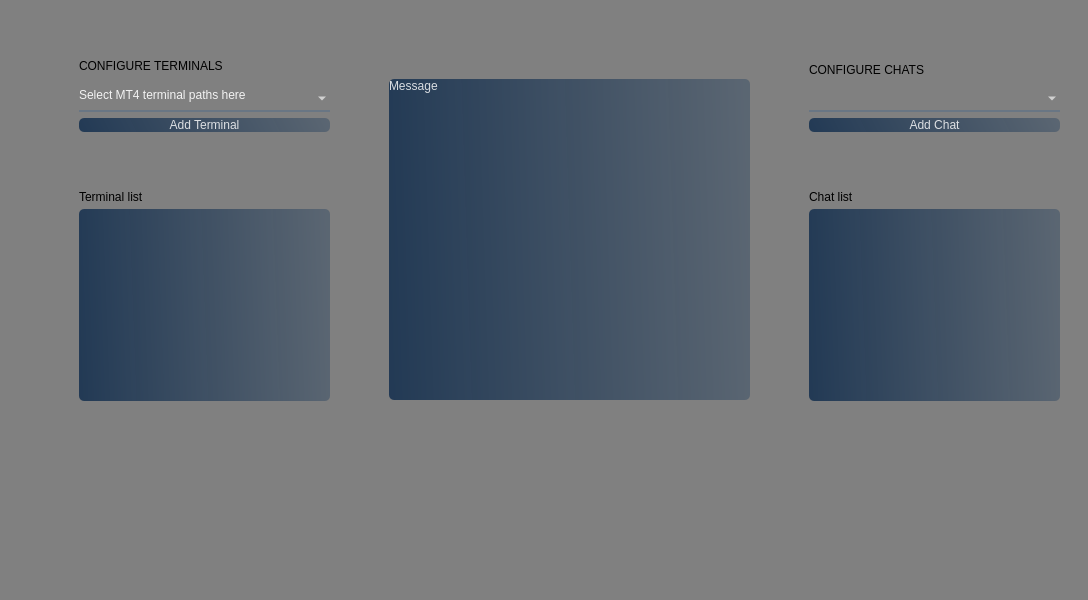
<?xml version="1.0" encoding="UTF-8"?>
<ui version="4.0">
 <class>MainWindow</class>
 <widget class="QMainWindow" name="MainWindow">
  <property name="geometry">
   <rect>
    <x>0</x>
    <y>0</y>
    <width>1088</width>
    <height>600</height>
   </rect>
  </property>
  <property name="windowTitle">
   <string>MainWindow</string>
  </property>
  <property name="styleSheet">
   <string notr="true">background-color:gray;</string>
  </property>
  <widget class="QWidget" name="centralwidget">
   <layout class="QHBoxLayout" name="horizontalLayout">
    <item>
     <widget class="QStackedWidget" name="stackedWidget">
      <property name="layoutDirection">
       <enum>Qt::LeftToRight</enum>
      </property>
      <property name="autoFillBackground">
       <bool>false</bool>
      </property>
      <property name="styleSheet">
       <string notr="true"/>
      </property>
      <property name="currentIndex">
       <number>2</number>
      </property>
      <widget class="QWidget" name="page">
       <widget class="QWidget" name="layoutWidget">
        <property name="geometry">
         <rect>
          <x>320</x>
          <y>140</y>
          <width>181</width>
          <height>251</height>
         </rect>
        </property>
        <layout class="QVBoxLayout" name="verticalLayout">
         <item>
          <widget class="QLineEdit" name="backend_username">
           <property name="styleSheet">
            <string notr="true">background-color:rgba(0, 0, 0, 0);
border:none;
border-bottom:2px solid rgba(105, 118, 132, 255);
color:rgba(255, 255, 255, 230);
padding-bottom:7px;</string>
           </property>
           <property name="placeholderText">
            <string>Username</string>
           </property>
          </widget>
         </item>
         <item>
          <widget class="QLineEdit" name="backend_password">
           <property name="styleSheet">
            <string notr="true">background-color:rgba(0, 0, 0, 0);
border:none;
border-bottom:2px solid rgba(105, 118, 132, 255);
color:rgba(255, 255, 255, 230);
padding-bottom:7px;</string>
           </property>
           <property name="placeholderText">
            <string>Password</string>
           </property>
          </widget>
         </item>
         <item>
          <widget class="QPushButton" name="backend_login">
           <property name="styleSheet">
            <string notr="true">background-color: qlineargradient(spread:pad, x1:0, y1:0.505682, x2:1, y2:0.477, stop:0 rgba(20, 47, 78, 219), stop:1 rgba(85, 98, 112, 226));color:rgba(255, 255, 255, 210);border-radius:5px;</string>
           </property>
           <property name="text">
            <string>Login</string>
           </property>
          </widget>
         </item>
        </layout>
       </widget>
      </widget>
      <widget class="QWidget" name="page_2">
       <widget class="QWidget" name="layoutWidget">
        <property name="geometry">
         <rect>
          <x>290</x>
          <y>120</y>
          <width>211</width>
          <height>291</height>
         </rect>
        </property>
        <layout class="QVBoxLayout" name="verticalLayout_2">
         <item>
          <widget class="QLineEdit" name="tg_phone">
           <property name="styleSheet">
            <string notr="true">background-color:rgba(0, 0, 0, 0);
border:none;
border-bottom:2px solid rgba(105, 118, 132, 255);
color:rgba(255, 255, 255, 230);
padding-bottom:7px;</string>
           </property>
           <property name="placeholderText">
            <string>Telegram number (+XYZ...)</string>
           </property>
          </widget>
         </item>
         <item>
          <widget class="QLineEdit" name="tg_password">
           <property name="styleSheet">
            <string notr="true">background-color:rgba(0, 0, 0, 0);
border:none;
border-bottom:2px solid rgba(105, 118, 132, 255);
color:rgba(255, 255, 255, 230);
padding-bottom:7px;</string>
           </property>
           <property name="placeholderText">
            <string>Password (if none, leave empty)</string>
           </property>
          </widget>
         </item>
         <item>
          <widget class="QPushButton" name="tg_code_request">
           <property name="styleSheet">
            <string notr="true">background-color: qlineargradient(spread:pad, x1:0, y1:0.505682, x2:1, y2:0.477, stop:0 rgba(20, 47, 78, 219), stop:1 rgba(85, 98, 112, 226));color:rgba(255, 255, 255, 210);border-radius:5px;</string>
           </property>
           <property name="text">
            <string>Request code</string>
           </property>
          </widget>
         </item>
         <item>
          <widget class="QLineEdit" name="tg_code">
           <property name="styleSheet">
            <string notr="true">background-color:rgba(0, 0, 0, 0);
border:none;
border-bottom:2px solid rgba(105, 118, 132, 255);
color:rgba(255, 255, 255, 230);
padding-bottom:7px;</string>
           </property>
           <property name="placeholderText">
            <string>Enter code</string>
           </property>
          </widget>
         </item>
         <item>
          <widget class="QPushButton" name="tg_login">
           <property name="styleSheet">
            <string notr="true">background-color: qlineargradient(spread:pad, x1:0, y1:0.505682, x2:1, y2:0.477, stop:0 rgba(20, 47, 78, 219), stop:1 rgba(85, 98, 112, 226));color:rgba(255, 255, 255, 210);border-radius:5px;</string>
           </property>
           <property name="text">
            <string>Connect to Telegram</string>
           </property>
          </widget>
         </item>
        </layout>
       </widget>
      </widget>
      <widget class="QWidget" name="page_3">
       <widget class="QListWidget" name="terminalList">
        <property name="geometry">
         <rect>
          <x>70</x>
          <y>200</y>
          <width>251</width>
          <height>192</height>
         </rect>
        </property>
        <property name="styleSheet">
         <string notr="true">background-color: qlineargradient(spread:pad, x1:0, y1:0.505682, x2:1, y2:0.477, stop:0 rgba(20, 47, 78, 219), stop:1 rgba(85, 98, 112, 226));color:rgba(255, 255, 255, 210);border-radius:5px;</string>
        </property>
       </widget>
       <widget class="QListWidget" name="chatList">
        <property name="geometry">
         <rect>
          <x>800</x>
          <y>200</y>
          <width>251</width>
          <height>192</height>
         </rect>
        </property>
        <property name="styleSheet">
         <string notr="true">background-color: qlineargradient(spread:pad, x1:0, y1:0.505682, x2:1, y2:0.477, stop:0 rgba(20, 47, 78, 219), stop:1 rgba(85, 98, 112, 226));color:rgba(255, 255, 255, 210);border-radius:5px;</string>
        </property>
       </widget>
       <widget class="QLabel" name="signalText">
        <property name="geometry">
         <rect>
          <x>380</x>
          <y>70</y>
          <width>361</width>
          <height>321</height>
         </rect>
        </property>
        <property name="styleSheet">
         <string notr="true">background-color: qlineargradient(spread:pad, x1:0, y1:0.505682, x2:1, y2:0.477, stop:0 rgba(20, 47, 78, 219), stop:1 rgba(85, 98, 112, 226));color:rgba(255, 255, 255, 210);border-radius:5px;</string>
        </property>
        <property name="text">
         <string>Message</string>
        </property>
        <property name="alignment">
         <set>Qt::AlignLeading|Qt::AlignLeft|Qt::AlignTop</set>
        </property>
       </widget>
       <widget class="QWidget" name="layoutWidget">
        <property name="geometry">
         <rect>
          <x>70</x>
          <y>50</y>
          <width>251</width>
          <height>73</height>
         </rect>
        </property>
        <layout class="QVBoxLayout" name="verticalLayout_3">
         <item>
          <widget class="QLabel" name="label">
           <property name="text">
            <string>CONFIGURE TERMINALS</string>
           </property>
           <property name="alignment">
            <set>Qt::AlignLeading|Qt::AlignLeft|Qt::AlignTop</set>
           </property>
          </widget>
         </item>
         <item>
          <widget class="QComboBox" name="terminalEdit">
           <property name="styleSheet">
            <string notr="true">background-color:rgba(0, 0, 0, 0);
border:none;
border-bottom:2px solid rgba(105, 118, 132, 255);
color:rgba(255, 255, 255, 230);
padding-bottom:7px;</string>
           </property>
           <property name="placeholderText">
            <string>Select MT4 terminal paths here</string>
           </property>
          </widget>
         </item>
         <item>
          <widget class="QPushButton" name="terminalButton">
           <property name="styleSheet">
            <string notr="true">background-color: qlineargradient(spread:pad, x1:0, y1:0.505682, x2:1, y2:0.477, stop:0 rgba(20, 47, 78, 219), stop:1 rgba(85, 98, 112, 226));color:rgba(255, 255, 255, 210);border-radius:5px;</string>
           </property>
           <property name="text">
            <string>Add Terminal</string>
           </property>
          </widget>
         </item>
        </layout>
       </widget>
       <widget class="QWidget" name="layoutWidget">
        <property name="geometry">
         <rect>
          <x>800</x>
          <y>50</y>
          <width>251</width>
          <height>73</height>
         </rect>
        </property>
        <layout class="QVBoxLayout" name="verticalLayout_4">
         <item>
          <widget class="QLabel" name="label_2">
           <property name="text">
            <string>CONFIGURE CHATS</string>
           </property>
          </widget>
         </item>
         <item>
          <widget class="QComboBox" name="chatSelect">
           <property name="styleSheet">
            <string notr="true">background-color:rgba(0, 0, 0, 0);
border:none;
border-bottom:2px solid rgba(105, 118, 132, 255);
color:rgba(255, 255, 255, 230);
padding-bottom:7px;</string>
           </property>
          </widget>
         </item>
         <item>
          <widget class="QPushButton" name="chatButton">
           <property name="styleSheet">
            <string notr="true">background-color: qlineargradient(spread:pad, x1:0, y1:0.505682, x2:1, y2:0.477, stop:0 rgba(20, 47, 78, 219), stop:1 rgba(85, 98, 112, 226));color:rgba(255, 255, 255, 210);border-radius:5px;</string>
           </property>
           <property name="text">
            <string>Add Chat</string>
           </property>
          </widget>
         </item>
        </layout>
       </widget>
       <widget class="QLabel" name="terminalListLabel">
        <property name="geometry">
         <rect>
          <x>70</x>
          <y>180</y>
          <width>71</width>
          <height>16</height>
         </rect>
        </property>
        <property name="text">
         <string>Terminal list</string>
        </property>
       </widget>
       <widget class="QLabel" name="chatListLabel">
        <property name="geometry">
         <rect>
          <x>800</x>
          <y>180</y>
          <width>71</width>
          <height>16</height>
         </rect>
        </property>
        <property name="text">
         <string>Chat list</string>
        </property>
       </widget>
      </widget>
     </widget>
    </item>
   </layout>
  </widget>
  <widget class="QMenuBar" name="menubar">
   <property name="geometry">
    <rect>
     <x>0</x>
     <y>0</y>
     <width>1088</width>
     <height>22</height>
    </rect>
   </property>
  </widget>
  <widget class="QStatusBar" name="statusbar"/>
 </widget>
 <resources/>
 <connections/>
</ui>
